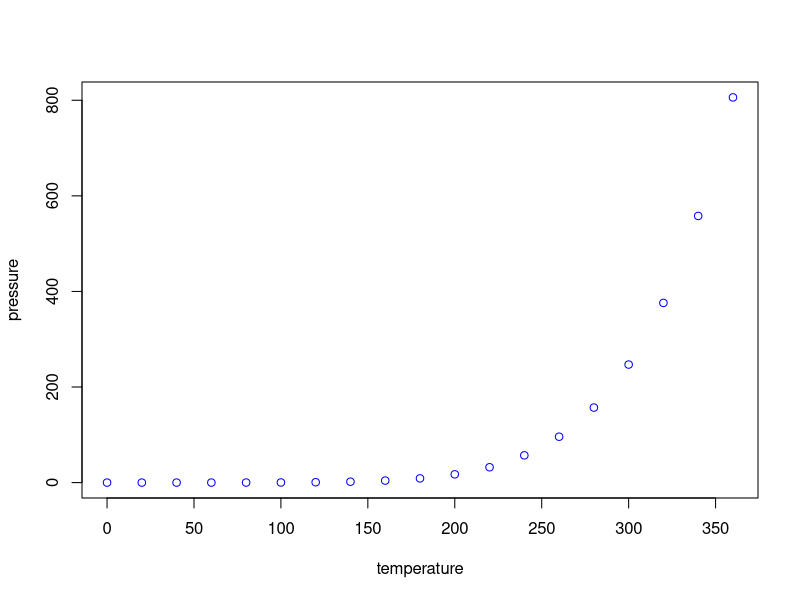

Reproduce this figure in R.
## ---- chunk 1
knitr::opts_chunk$set(echo = TRUE)
## ---- chunk 2
summary(cars)
## ---- chunk 3
plot(pressure, col="blue")
